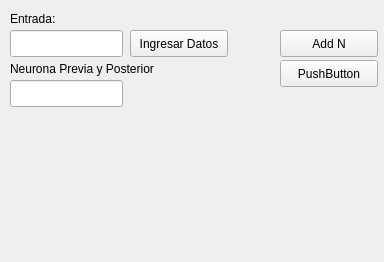
<?xml version="1.0" encoding="UTF-8"?>
<ui version="4.0">
 <class>MainWindow</class>
 <widget class="QMainWindow" name="MainWindow">
  <property name="geometry">
   <rect>
    <x>0</x>
    <y>0</y>
    <width>384</width>
    <height>262</height>
   </rect>
  </property>
  <property name="windowTitle">
   <string>MainWindow</string>
  </property>
  <widget class="QWidget" name="centralwidget">
   <widget class="QPushButton" name="pushButton">
    <property name="geometry">
     <rect>
      <x>130</x>
      <y>30</y>
      <width>98</width>
      <height>27</height>
     </rect>
    </property>
    <property name="text">
     <string>Ingresar Datos</string>
    </property>
   </widget>
   <widget class="QLineEdit" name="lineEdit">
    <property name="geometry">
     <rect>
      <x>10</x>
      <y>30</y>
      <width>113</width>
      <height>27</height>
     </rect>
    </property>
   </widget>
   <widget class="QLabel" name="label">
    <property name="geometry">
     <rect>
      <x>10</x>
      <y>10</y>
      <width>66</width>
      <height>17</height>
     </rect>
    </property>
    <property name="text">
     <string>Entrada:</string>
    </property>
   </widget>
   <widget class="QPushButton" name="pushButton_2">
    <property name="geometry">
     <rect>
      <x>280</x>
      <y>30</y>
      <width>98</width>
      <height>27</height>
     </rect>
    </property>
    <property name="text">
     <string>Add N</string>
    </property>
   </widget>
   <widget class="QPushButton" name="pushButton_3">
    <property name="geometry">
     <rect>
      <x>280</x>
      <y>60</y>
      <width>98</width>
      <height>27</height>
     </rect>
    </property>
    <property name="text">
     <string>PushButton</string>
    </property>
   </widget>
   <widget class="QLineEdit" name="lineEdit_2">
    <property name="geometry">
     <rect>
      <x>10</x>
      <y>80</y>
      <width>113</width>
      <height>27</height>
     </rect>
    </property>
   </widget>
   <widget class="QLabel" name="label_2">
    <property name="geometry">
     <rect>
      <x>10</x>
      <y>60</y>
      <width>191</width>
      <height>17</height>
     </rect>
    </property>
    <property name="text">
     <string>Neurona Previa y Posterior</string>
    </property>
   </widget>
  </widget>
 </widget>
 <resources/>
 <connections/>
</ui>
